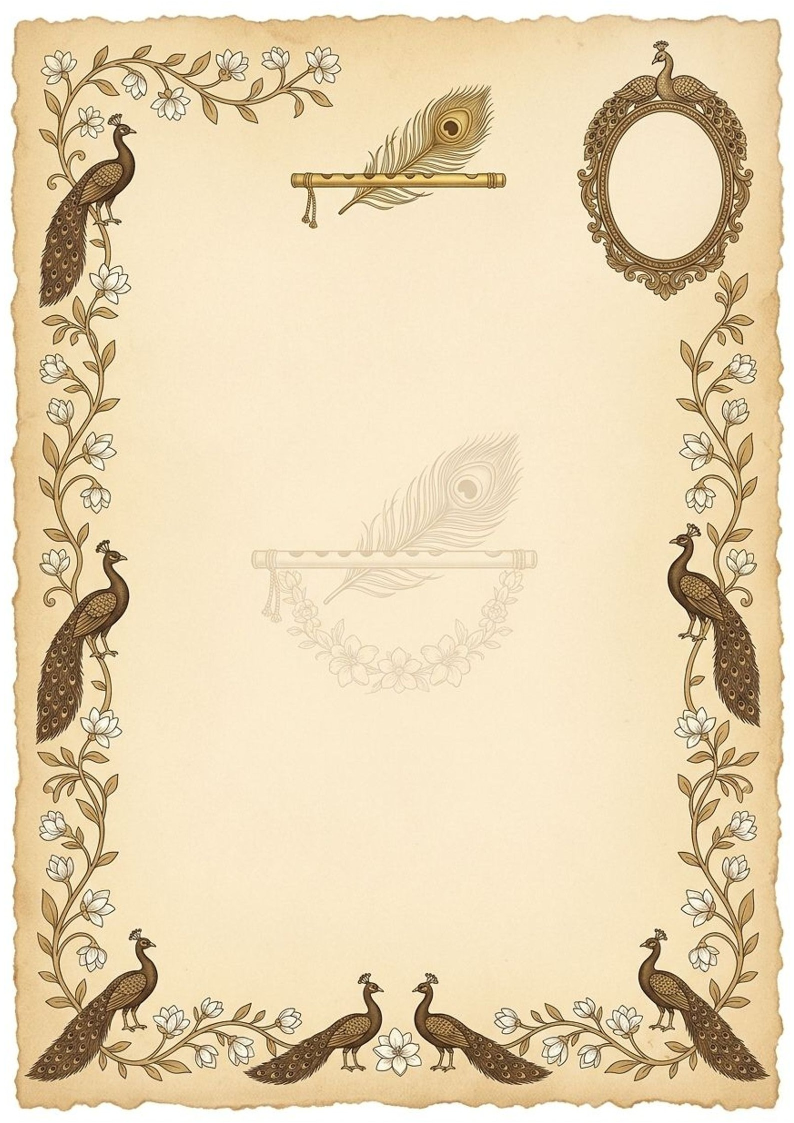
#> input picture assets/frames/kanha.jpg, 1588 x 2246 px, found by its file name (shown at 1/2 size)
$ python frame_component.py
#> lines starting #> are read from the running program, lines starting #| are printed output that depends on the picture; after the words box and inside, x2 and y2 are one past the last pixel; in counts of white or black regions, pixels touching at a corner belong together
"""Connected components of dark pixels in the frame window, to isolate the frame from the vine."""
from PIL import Image
import numpy as np
from collections import deque

im = np.asarray(Image.open('assets/frames/kanha.jpg').convert('RGB')).astype(np.float32)
lum = 0.2126 * im[:, :, 0] + 0.7152 * im[:, :, 1] + 0.0722 * im[:, :, 2]
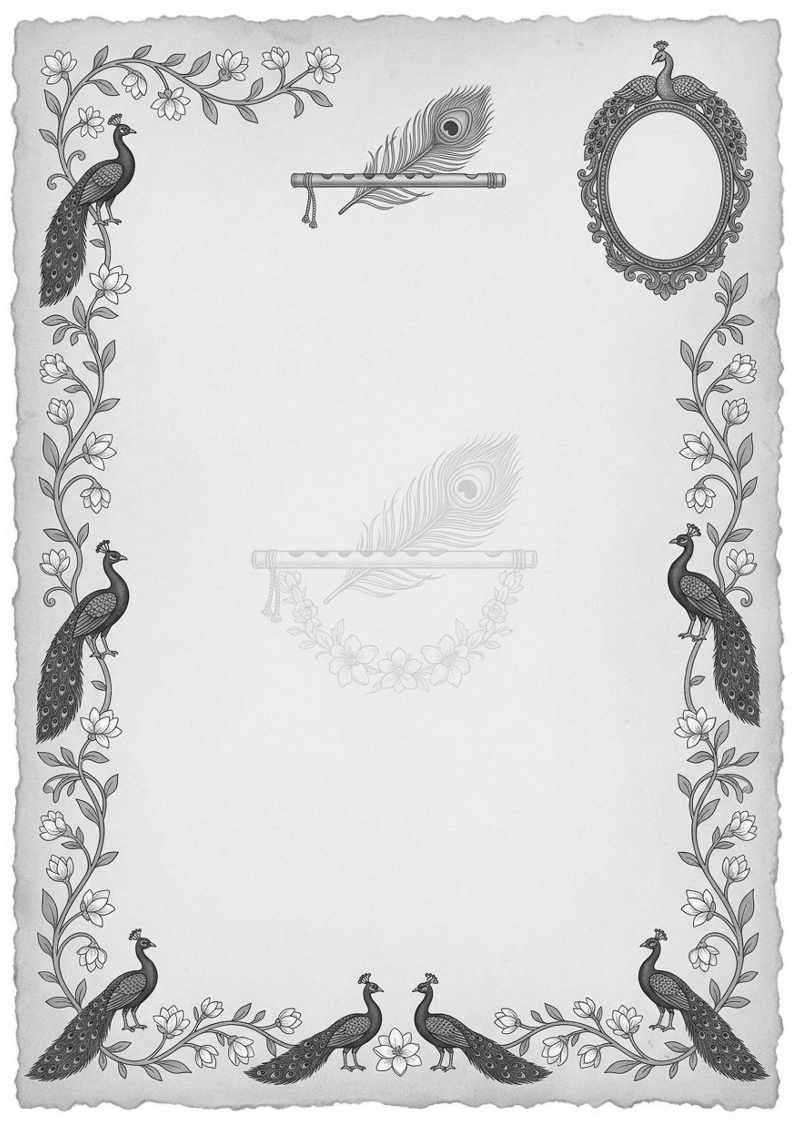
#> lum: shape (2246, 1588) float32 (shown at 1/2 size); min 2.13, max 255, mean 214.2
dark = lum < 165
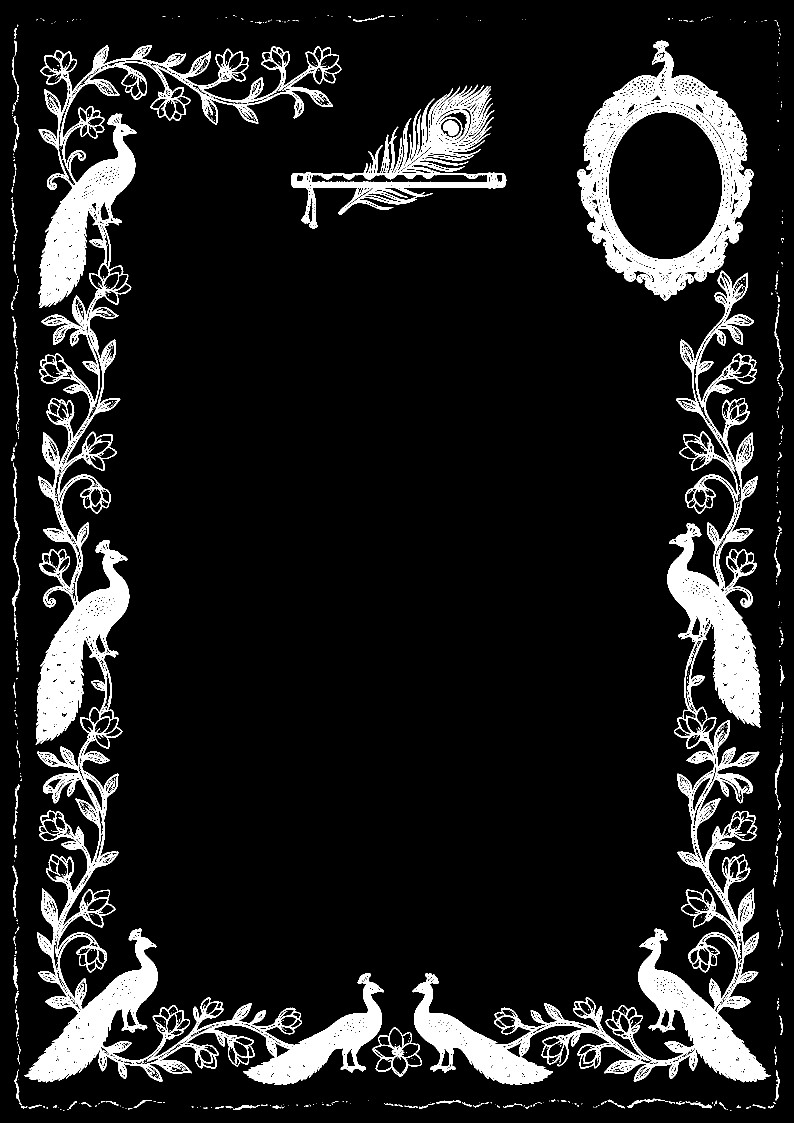
#> dark: shape (2246, 1588) bool (shown at 1/2 size); 11% white; 1075 white regions (952 under 20 px), largest, box (x1, y1, x2, y2) and area: (48, 90, 768, 2170) 173169, (824, 541, 1541, 2170) 123745, (1155, 81, 1507, 602) 53743

X0, X1, Y0, Y1 = 1100, 1520, 90, 720
region = dark[Y0:Y1, X0:X1]
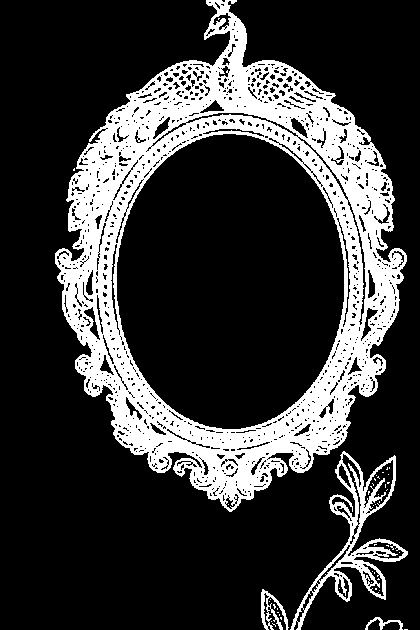
#> region: shape (630, 420) bool; 22% white; 43 white regions (39 under 20 px), largest, box (x1, y1, x2, y2) and area: (55, 0, 407, 512) 53558, (290, 451, 408, 630) 3910, (261, 589, 289, 630) 436, (365, 617, 403, 630) 152
Hh, Ww = region.shape
#> Hh = 630; Ww = 420
lab = np.full((Hh, Ww), -1, dtype=np.int32)
ncomp = 0
comps = []
for yy in range(Hh):
    for xx in range(Ww):
        if region[yy, xx] and lab[yy, xx] == -1:
            q = deque([(yy, xx)])
            lab[yy, xx] = ncomp
            pts = []
            while q:
                y0, x0 = q.popleft()
                pts.append((y0, x0))
                for dy, dx in ((1,0),(-1,0),(0,1),(0,-1)):
                    ny, nx = y0 + dy, x0 + dx
                    if 0 <= ny < Hh and 0 <= nx < Ww and region[ny, nx] and lab[ny, nx] == -1:
                        lab[ny, nx] = ncomp
                        q.append((ny, nx))
            comps.append(pts)
            ncomp += 1
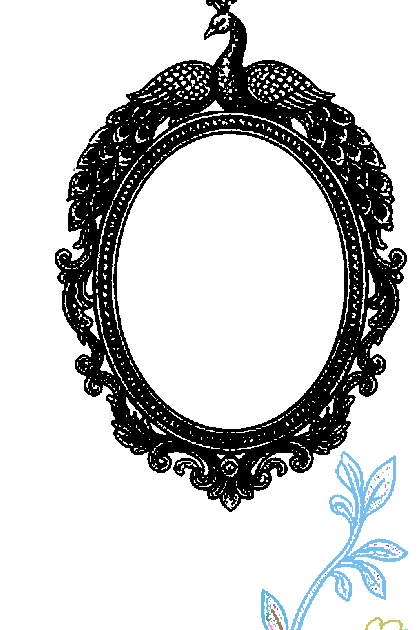
#> lab: shape (630, 420) int32; 77 distinct labels, from -1 to 75; one colour per label, 0 black, -1 white
#> after the loop, ncomp = 76
print('components:', ncomp)
#| components: 76
big = sorted(comps, key=len, reverse=True)[:6]
for i, pts in enumerate(big):
    ys = [p[0] for p in pts]; xs = [p[1] for p in pts]
    print('comp', i, 'px', len(pts), 'x', min(xs)+X0, '..', max(xs)+X0, ' y', min(ys)+Y0, '..', max(ys)+Y0)
